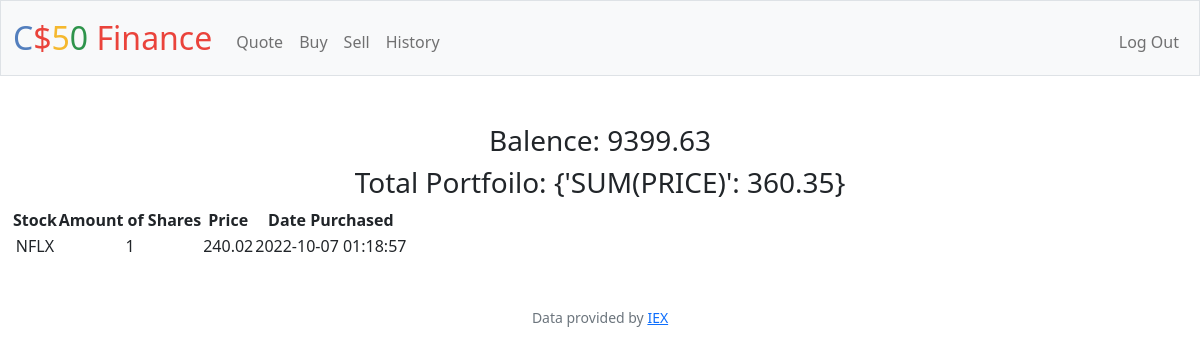
Page / (signed in) on the earlier database version.
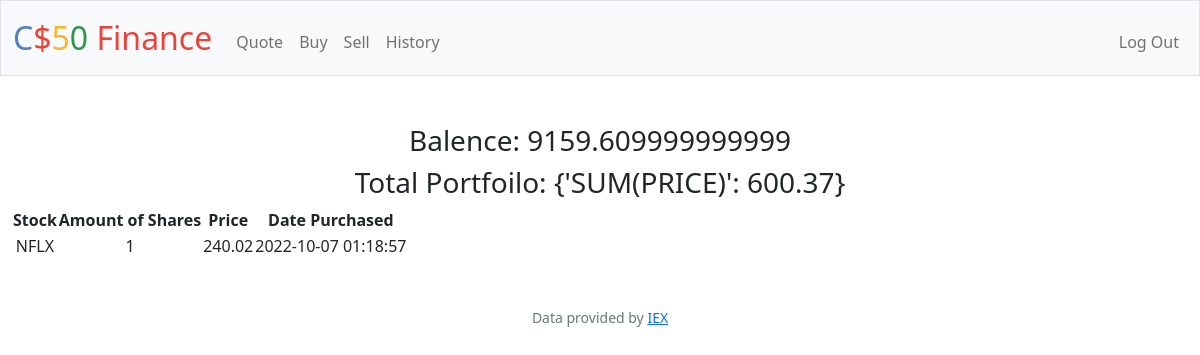
Same page on the later database version.
### tables this page shows
CREATE TABLE users (id INTEGER PRIMARY KEY AUTOINCREMENT NOT NULL, username TEXT NOT NULL, hash TEXT NOT NULL, cash NUMERIC NOT NULL DEFAULT 10000.00);

CREATE TABLE 'Purchases' ('symbol' TEXT, 'shares' INTEGER, 'price' REAL, 'date' DATETIME, 'id'  INTEGER PRIMARY KEY  , 'user_id' INTEGER);

### app.py (the view)
@app.route("/")
@login_required
def index():
    user_id = session["user_id"]
    purchases_db = db.execute("SELECT SUM(PRICE) FROM purchases WHERE user_id = ?", user_id)
    total = purchases_db[0]
    cash_db = db.execute("SELECT cash FROM users WHERE id = ?", user_id)
    cash = cash_db[0]["cash"]
    stocks_db = db.execute("SELECT * FROM purchases WHERE id = ? ORDER BY date", user_id)
    if request.method == "GET":
        return render_template("index.html", purchases=stocks_db, cash=cash, total=total)

### app.py (called while the page is built)
@app.after_request
def after_request(response):
    response.headers["Cache-Control"] = "no-cache, no-store, must-revalidate"
    response.headers["Expires"] = 0
    response.headers["Pragma"] = "no-cache"
    return response

### helpers.py (called while the page is built)
def login_required(f):
    @wraps(f)
    def decorated_function(*args, **kwargs):
        if session.get("user_id") is None:
            return redirect("/login")
        return f(*args, **kwargs)
    return decorated_function

### templates/index.html (shortened to what this page needs)
{% extends "layout.html" %}
{% block main %}
<h3>Balence: {{cash}} </h3>
<h3>Total Portfoilo: {{total}} </h3>
<div class="section" >
 <table>
    <thead>
        <tr>
            <th>Stock</th>
            <th>Amount of Shares</th>
            <th>Price</th>
            <th>Date Purchased</th>
        </tr>
    </thead>
    <tbody>
           {% for purchases in purchases %}
            <tr>
                <td> {{ purchases.symbol }} </td>
                <td> {{ purchases.shares }} </td>
                <td> {{ purchases.price }} </td>
                <td> {{ purchases.date }} </td>
            </tr>
            {% endfor %}
    </tbody>
 </table>
 </div>
{% endblock %}

### templates/layout.html (shortened to what this page needs)
<!DOCTYPE html>
<html lang="en">
    <head>
        <link href="https://cdn.jsdelivr.net/npm/bootstrap@5.1.3/dist/css/bootstrap.min.css" rel="stylesheet">
        <link href="/static/styles.css" rel="stylesheet">
    </head>
    <body>
        <nav class="bg-light border navbar navbar-expand-md navbar-light">
            <div class="container-fluid">
                <a class="navbar-brand" href="/"><span class="blue">C</span><span class="red">$</span><span class="yellow">5</span><span class="green">0</span> <span class="red">Finance</span></a>
                <div class="collapse navbar-collapse" id="navbar">
                    {% if session["user_id"] %}
                        <ul class="navbar-nav me-auto mt-2">
                            <li class="nav-item"><a class="nav-link" href="/quote">Quote</a></li>
                            <li class="nav-item"><a class="nav-link" href="/buy">Buy</a></li>
                            <li class="nav-item"><a class="nav-link" href="/sell">Sell</a></li>
                            <li class="nav-item"><a class="nav-link" href="/history">History</a></li>
                        </ul>
                        <ul class="navbar-nav ms-auto mt-2">
                            <li class="nav-item"><a class="nav-link" href="/logout">Log Out</a></li>
                        </ul>
                    {% else %}
                        <ul class="navbar-nav ms-auto mt-2">
                            <li class="nav-item"><a class="nav-link" href="/register">Register</a></li>
                            <li class="nav-item"><a class="nav-link" href="/login">Log In</a></li>
                        </ul>
                    {% endif %}
                </div>
            </div>
        </nav>
        <main class="container-fluid py-5 text-center">
            {% block main %}{% endblock %}
        </main>
        <footer class="mb-5 small text-center text-muted">
            Data provided by <a href="https://iexcloud.io/">IEX</a>
        </footer>
    </body>
</html>

### static/styles.css (style rules this page uses)
nav .navbar-brand { font-size: xx-large; }
nav .navbar-brand .blue { color: #537fbe; }
nav .navbar-brand .red { color: #ea433b; }
nav .navbar-brand .yellow { color: #f5b82e; }
nav .navbar-brand .green { color: #2e944b; }

Differences in the rows shown:
changed users: cash "9399.63" → "9159.609999999999"
Other differences:
{{ total }}: "{'SUM(PRICE)': 360.35}" → "{'SUM(PRICE)': 600.37}"
